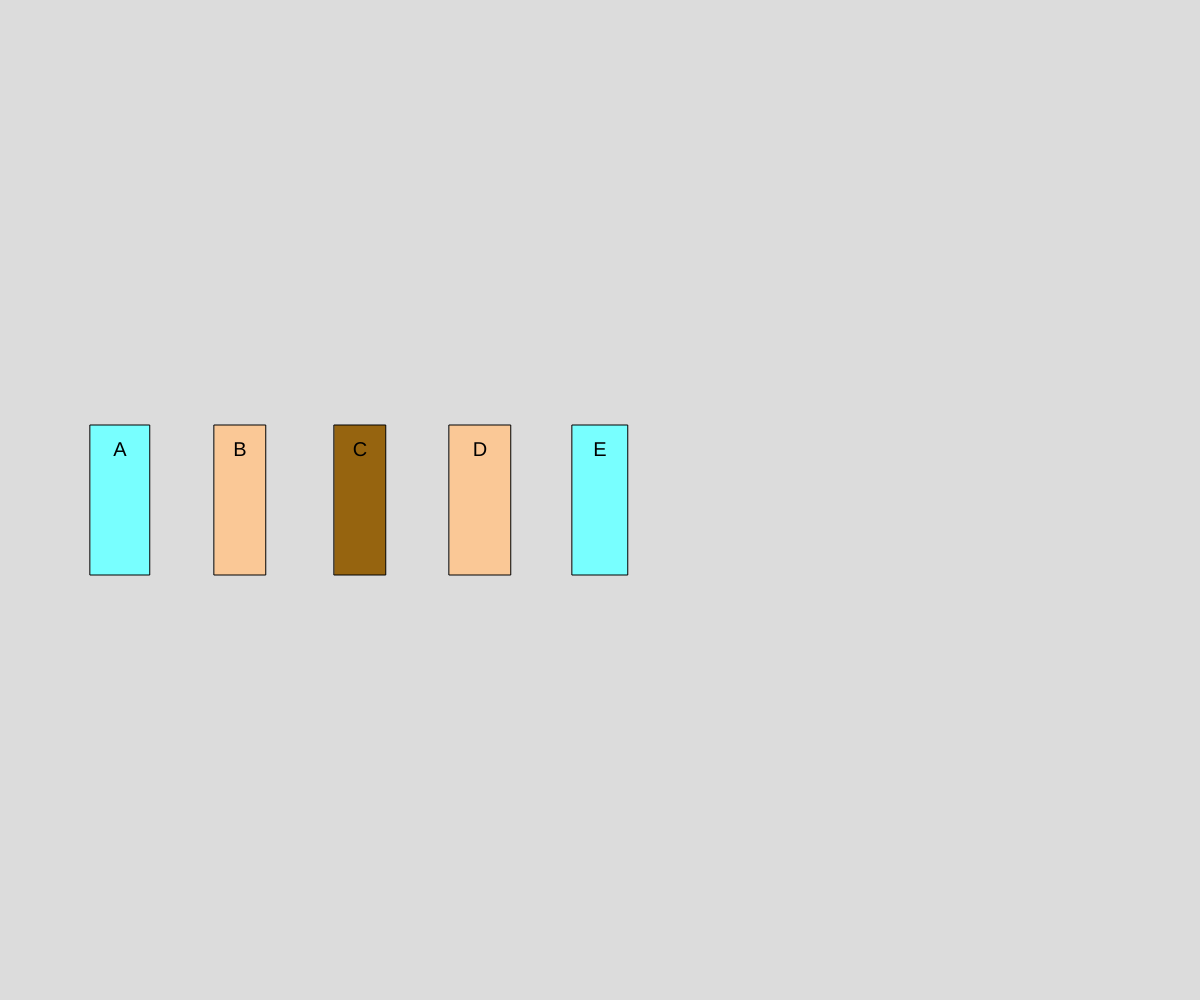
Frame 1 (no input)
Frame 60 (no input): identical to frame 1, image omitted
Frame 120 (the mouse pressed at the canvas centre since frame 60): identical to frame 1, image omitted

The p5.js sketch that drew this single still picture (run headless with seeded random() and noise() and a simulated clock; from frame 60 on, the mouse is pressed at the canvas centre):

// p5.js sketch
// ── sketch.js
// intro to objects
// Sai
// oct 10

let myBook;
let myBook2;
let myBook3;
let myBook4;
let myBook5;

function setup() {
  createCanvas(windowWidth, windowHeight);
  myBook = new Book("A", "Sai Prasad",12345678311011, "hardcover", 595, width*0.1);
  myBook2 = new Book("B", "Sai Prasad",1234567891011, "softcover", 515, width*0.2);
  myBook3 = new Book("C", "Sai Prasad",123437891011, "leatherbound", 515, width*0.3);
  myBook4 = new Book("D", "Sai Prasad",1234467891011, "softcover", 615, width*0.4);
  myBook5 = new Book("E", "Sai Prasad",1234547891011, "hardcover", 555, width*0.5);
}

function draw() {
  background(220);
  myBook.display();
  myBook2.display();
  myBook3.display();
  myBook4.display();
  myBook5.display();
}

class Book{
  //1.constructure
  constructor(title,author, isbn, cover, pages,x){
    this.title = title;
    this.author = author;
    this.isbn = isbn;
    this.coverType = cover;
    this.pageCount = pages;
    this.x = x;
  }
  //. class methods
  display(){
    //render our book on the screen
    rectMode(CENTER);
    textAlign(CENTER,CENTER);
    textSize(20);
    switch(this.coverType){
    case "softcover":
      fill(250,200,150);
      break;
    case "hardcover":
      fill(120,255,255);
      break;
    case "leatherbound":
      fill(150,100,15);
      break;
    }
    rect(this.x, height/2, this.pageCount/10, 150);
    fill(0);
    text(this.title[0], this.x, height/2 - 50,);
  }

  printOut(){
    //print out our data in a nice format
    print(this.title + ", by " + this.author);
    print("length: " + this.pageCount);
    print("ISBN: " + this.isbn);
  }
}
